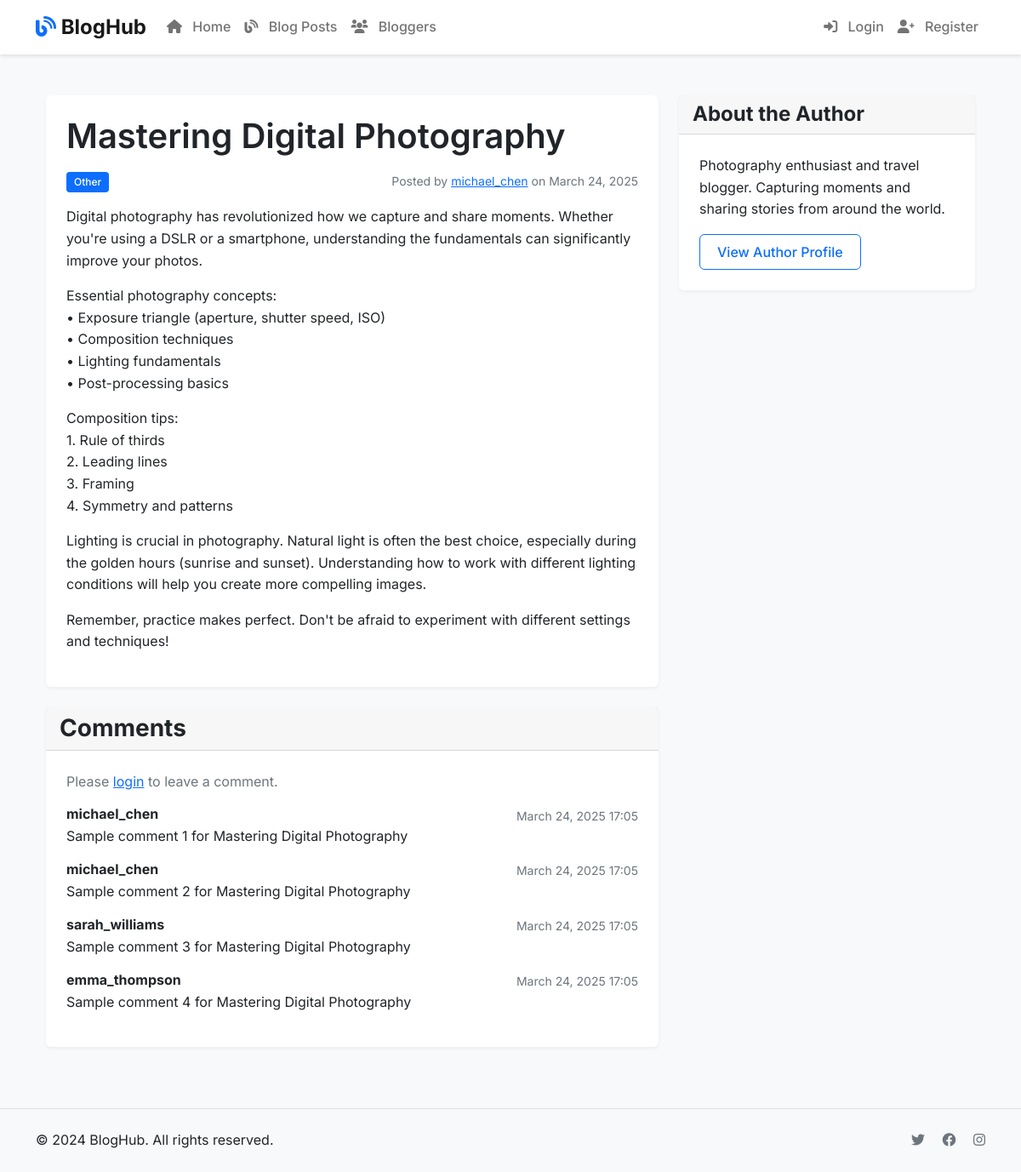
Screenshot of /blog/blog/2/ with the database file from the repository.
### blog/models.py (models this page shows, shortened)
class BlogPost(models.Model):
    title = models.CharField(max_length=200)
    author = models.ForeignKey(Blogger, on_delete=models.SET_NULL, null=True)
    description = models.TextField(max_length=2000, help_text="Enter your blog text here.")
    post_date = models.DateField(auto_now_add=True)
    category = models.CharField(max_length=100, choices=[
        ('technology', 'Technology'),
        ('lifestyle', 'Lifestyle'),
        ('travel', 'Travel'),
        ('food', 'Food'),
        ('health', 'Health'),
        ('business', 'Business'),
        ('education', 'Education'),
        ('other', 'Other')
    ], default='other')
    tags = models.CharField(max_length=200, help_text="Enter tags separated by commas", default='')
    class Meta:
        ordering = ['-post_date']

class Blogger(models.Model):
    user = models.OneToOneField(User, on_delete=models.CASCADE)
    bio = models.TextField(max_length=500, help_text="Enter your bio details here.")
    def get_absolute_url(self):
        return reverse('blogger-detail', args=[str(self.id)])
    def __str__(self):
        return self.user.username

class Comment(models.Model):
    blog_post = models.ForeignKey(BlogPost, on_delete=models.CASCADE, related_name='comments')
    author = models.ForeignKey(User, on_delete=models.SET_NULL, null=True)
    description = models.TextField(max_length=1000, help_text="Enter comment about blog here.")
    post_date = models.DateTimeField(auto_now_add=True)
    class Meta:
        ordering = ['post_date']

### blog/views.py (the view)
# urls.py: path('blog/<int:pk>/', views.BlogPostDetailView.as_view(), name='blog-detail'),
class BlogPostDetailView(DetailView):
    model = BlogPost
    template_name = 'blog/blogpost_detail.html'
    context_object_name = 'blogpost'
    def get_context_data(self, **kwargs):
        context = super().get_context_data(**kwargs)
        context['comment_form'] = CommentForm()
        return context

### templates/blog/blogpost_detail.html (shortened to what this page needs)
{% extends "base_generic.html" %}
{% block content %}
<div class="container mt-4">
    <div class="row">
        <div class="col-md-8">
            <div class="card mb-4">
                <div class="card-body">
                    <h1 class="card-title">{{ blogpost.title }}</h1>
                    <div class="d-flex justify-content-between align-items-center mb-3">
                        <div>
                            <span class="badge bg-primary">{{ blogpost.category|title }}</span>
                        </div>
                        <small class="text-muted">Posted by <a href="{{ blogpost.author.get_absolute_url }}">{{ blogpost.author }}</a> on {{ blogpost.post_date }}</small>
                    </div>
                    <div class="blog-content">
                        {{ blogpost.description|linebreaks }}
                    </div>
                </div>
            </div>
            <div class="card">
                <div class="card-header">
                    <h3 class="mb-0">Comments</h3>
                </div>
                <div class="card-body">
                    {% if user.is_authenticated %}
                    <form method="post" action="{% url 'comment-create' blogpost.id %}" class="mb-4">
                        {% csrf_token %}
                        <div class="mb-3">
                            <label for="comment" class="form-label">Add a Comment</label>
                            <textarea name="description" class="form-control" id="comment" rows="3" required></textarea>
                        </div>
                        <button type="submit" class="btn btn-primary">Post Comment</button>
                    </form>
                    {% else %}
                    <p class="text-muted">Please <a href="{% url 'login' %}">login</a> to leave a comment.</p>
                    {% endif %}
                    <div class="comments-list">
                        {% for comment in blogpost.comments.all %}
                        <div class="comment mb-3">
                            <div class="d-flex justify-content-between align-items-center">
                                <h6 class="mb-1">{{ comment.author }}</h6>
                                <small class="text-muted">{{ comment.post_date|date:"F d, Y H:i" }}</small>
                            </div>
                            <p class="mb-1">{{ comment.description }}</p>
                        </div>
                        {% empty %}
                        <p class="text-muted">No comments yet. Be the first to comment!</p>
                        {% endfor %}
                    </div>
                </div>
            </div>
        </div>
        <div class="col-md-4">
            <div class="card">
                <div class="card-header">
                    <h4 class="mb-0">About the Author</h4>
                </div>
                <div class="card-body">
                    <p>{{ blogpost.author.bio }}</p>
                    <a href="{{ blogpost.author.get_absolute_url }}" class="btn btn-outline-primary">View Author Profile</a>
                </div>
            </div>
        </div>
    </div>
</div>
{% endblock %}

### static/css/style.css (style rules this page uses)
:root { --primary-color: #0d6efd; --secondary-color: #6c757d; --success-color: #198754; --info-color: #0dcaf0; --warning-color: #ffc107; --danger-color: #dc3545; --light-color: #f8f9fa; --dark-color: #212529; --border-radius: 0.375rem; --transition: all 0.2s ease-in-out; }
body { font-family: 'Inter', -apple-system, BlinkMacSystemFont, 'Segoe UI', Roboto, 'Helvetica Neue', Arial, sans-serif; color: var(--dark-color); line-height: 1.6; background-color: var(--light-color); }
.card { border: none; border-radius: var(--border-radius); box-shadow: 0 2px 4px rgba(0, 0, 0, 0.05); transition: var(--transition); background-color: white; }
.card-body { padding: 1.5rem; }
.card-title { font-weight: 600; margin-bottom: 1rem; }
.btn { font-weight: 500; padding: 0.5rem 1.25rem; border-radius: var(--border-radius); transition: var(--transition); }
.btn-outline-primary { color: var(--primary-color); border-color: var(--primary-color); }
.badge { font-weight: 500; padding: 0.5em 0.75em; border-radius: 0.25rem; }
h1, h2, h3, h4, h5, h6 { font-weight: 700; color: var(--dark-color); margin-bottom: 1rem; }

### rows the page displays
BlogPost: title "Mastering Digital Photography", category "Other", author "michael_chen", post_date "March 24, 2025", description "Digital photography has revolutionized how we capture and share moments. Whether you're using a DSLR or a smartphone, understanding the fundamentals can significantly improve your photos. Essential photography concepts: • Exposure triangle (aperture, shutter speed, ISO) • Composition techniques • Lighting fundamentals • Post-processing basics Composition tips: 1. Rule of thirds 2. Leading lines 3. Framing 4. Symmetry and patterns Lighting is crucial in photography. Natural light is often the best choice, especially during the golden hours (sunrise and sunset). Understanding how to work with different lighting conditions will help you create more compelling images. Remember, practice makes…", author.bio "Photography enthusiast and travel blogger. Capturing moments and sharing stories from around the world."
Comment: author "michael_chen", post_date "March 24, 2025 17:05", description "Sample comment 1 for Mastering Digital Photography"
Comment: author "michael_chen", post_date "March 24, 2025 17:05", description "Sample comment 2 for Mastering Digital Photography"
Comment: author "sarah_williams", post_date "March 24, 2025 17:05", description "Sample comment 3 for Mastering Digital Photography"
Comment: author "emma_thompson", post_date "March 24, 2025 17:05", description "Sample comment 4 for Mastering Digital Photography"
